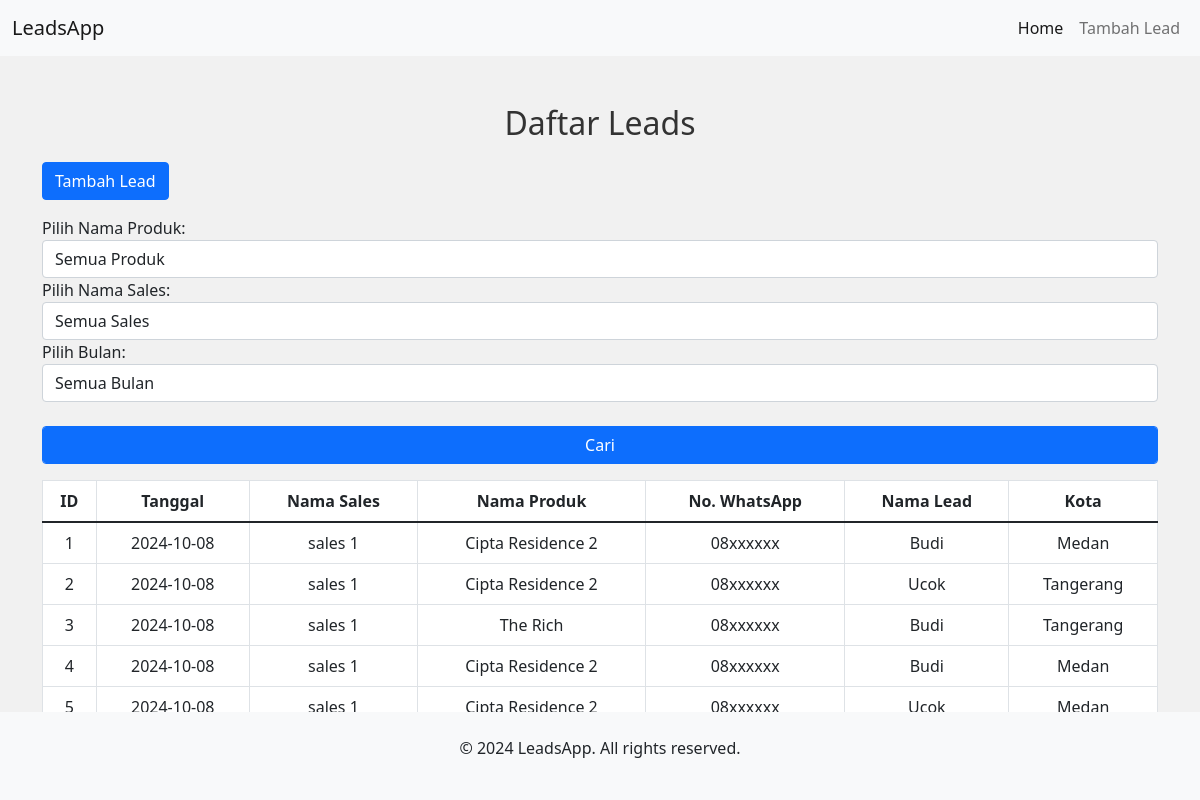
The page / on the database its author committed.
### tables this page shows
CREATE TABLE `leads` (
  `id` int(11) NOT NULL,
  `tanggal` date NOT NULL,
  `id_sales` int(11) NOT NULL,
  `id_produk` int(11) NOT NULL,
  `no_wa` varchar(15) NOT NULL,
  `nama_lead` varchar(100) NOT NULL,
  `kota` varchar(50) NOT NULL
);

CREATE TABLE `sales` (
  `id_sales` int(11) NOT NULL,
  `nama_sales` varchar(50) NOT NULL
);

CREATE TABLE `produk` (
  `id_produk` int(11) NOT NULL,
  `nama_produk` varchar(50) NOT NULL
);

### index.php (the view, shortened to what this page needs)
<?php include 'leads_app/includes/header.php'; ?>
<div class="container mt-5">
    <h2>Daftar Leads</h2>
    <a href="add_lead.php" class="btn btn-primary mb-3">Tambah Lead</a>
    <form action="index.php" method="GET" class="mb-3">
        <div class="form-row align-items-end">
            <div class="col">
                <label for="nama_produk">Pilih Nama Produk:</label>
                <select class="form-control" id="nama_produk" name="nama_produk">
                    <option value="">Semua Produk</option>
                    <?php
                    $conn = new mysqli('localhost', 'root', '', 'db_ut');
                    ?>
                </select>
            </div>
            <div class="col">
                <label for="nama_sales">Pilih Nama Sales:</label>
                <select class="form-control" id="nama_sales" name="nama_sales">
                    <option value="">Semua Sales</option>
                </select>
            </div>
            <div class="col">
                <label for="bulan">Pilih Bulan:</label>
                <select class="form-control" id="bulan" name="bulan">
                    <option value="">Semua Bulan</option>
                </select>
            </div>
            <div class="col">
                <label>&nbsp;</label>
                <button type="submit" class="btn btn-primary form-control">Cari</button>
            </div>
        </div>
    </form>
    <table class="table table-bordered">
        <thead>
            <tr>
                <th>ID</th>
                <th>Tanggal</th>
                <th>Nama Sales</th>
                <th>Nama Produk</th>
                <th>No. WhatsApp</th>
                <th>Nama Lead</th>
                <th>Kota</th>
            </tr>
        </thead>
        <tbody>
            <?php
            $whereClauses = [];
            $whereSQL = implode(" AND ", $whereClauses);
            $sql = "SELECT leads.id, leads.tanggal, sales.nama_sales, produk.nama_produk, leads.no_wa, leads.nama_lead, leads.kota
                    FROM leads
                    JOIN sales ON leads.id_sales = sales.id_sales
                    JOIN produk ON leads.id_produk = produk.id_produk
                    $whereSQL";
            $result = $conn->query($sql);
            if ($result->num_rows > 0) {
                while ($row = $result->fetch_assoc()) {
                    echo "<tr>";
                    echo "<td>{$row['id']}</td>";
                    echo "<td>{$row['tanggal']}</td>";
                    echo "<td>{$row['nama_sales']}</td>";
                    echo "<td>{$row['nama_produk']}</td>";
                    echo "<td>{$row['no_wa']}</td>";
                    echo "<td>{$row['nama_lead']}</td>";
                    echo "<td>{$row['kota']}</td>";
                    echo "</tr>";
                }
            } else {
                echo "<tr><td colspan='7'>Tidak ada data ditemukan</td></tr>";
            }
            ?>
        </tbody>
    </table>
</div>
<?php include 'leads_app/includes/footer.php'; ?>

### leads_app/includes/header.php (shortened to what this page needs)
<!DOCTYPE html>
<html lang="en">
<head>
    <link href="https://cdn.jsdelivr.net/npm/bootstrap@5.1.3/dist/css/bootstrap.min.css" rel="stylesheet">
    <link rel="stylesheet" href="/css/style.css">
</head>
<body>
    <nav class="navbar navbar-expand-lg navbar-light bg-light">
        <div class="container-fluid">
            <a class="navbar-brand" href="index.php">LeadsApp</a>
            <div class="collapse navbar-collapse" id="navbarNav">
                <ul class="navbar-nav ms-auto">
                    <li class="nav-item">
                        <a class="nav-link active" href="index.php">Home</a>
                    </li>
                    <li class="nav-item">
                        <a class="nav-link" href="add_lead.php">Tambah Lead</a>
                    </li>
                </ul>
            </div>
        </div>
    </nav>

### leads_app/includes/footer.php (shortened to what this page needs)
    <footer class="text-center py-4">
        <p>&copy; 2024 LeadsApp. All rights reserved.</p>
    </footer>
</body>
</html>

### leads_app/css/style.css (style rules this page uses)
body { background-color: #f1f1f1; }
h2 { color: #333; text-align: center; margin-bottom: 20px; }
.table { background-color: #fff; }
.table th, .table td { text-align: center; }
footer { background-color: #f8f9fa; position: fixed; width: 100%; bottom: 0; left: 0; }

### rows shown on the page
leads: id "1", tanggal "2024-10-08", id_sales.nama_sales "sales 1", id_produk.nama_produk "Cipta Residence 2", no_wa "08xxxxxx", nama_lead "Budi", kota "Medan"
leads: id "2", tanggal "2024-10-08", id_sales.nama_sales "sales 1", id_produk.nama_produk "Cipta Residence 2", no_wa "08xxxxxx", nama_lead "Ucok", kota "Tangerang"
leads: id "3", tanggal "2024-10-08", id_sales.nama_sales "sales 1", id_produk.nama_produk "The Rich", no_wa "08xxxxxx", nama_lead "Budi", kota "Tangerang"
leads: id "4", tanggal "2024-10-08", id_sales.nama_sales "sales 1", id_produk.nama_produk "Cipta Residence 2", no_wa "08xxxxxx", nama_lead "Budi", kota "Medan"
leads: id "5", tanggal "2024-10-08", id_sales.nama_sales "sales 1", id_produk.nama_produk "Cipta Residence 2", no_wa "08xxxxxx", nama_lead "Ucok", kota "Medan"
